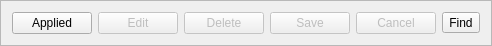
  <widget class="QFrame" name="frame_3">
   <property name="geometry">
    <rect>
     <x>0</x>
     <y>0</y>
     <width>351</width>
     <height>46</height>
    </rect>
   </property>
   <property name="frameShape">
    <enum>QFrame::StyledPanel</enum>
   </property>
   <property name="frameShadow">
    <enum>QFrame::Raised</enum>
   </property>
   <layout class="QHBoxLayout" name="horizontalLayout_6">
    <item>
     <widget class="QPushButton" name="btnApplied">
      <property name="text">
       <string>Applied</string>
      </property>
     </widget>
    </item>
    <item>
     <widget class="QPushButton" name="btnEdit">
      <property name="enabled">
       <bool>false</bool>
      </property>
      <property name="text">
       <string>Edit</string>
      </property>
     </widget>
    </item>
    <item>
     <widget class="QPushButton" name="btnDelete">
      <property name="enabled">
       <bool>false</bool>
      </property>
      <property name="text">
       <string>Delete</string>
      </property>
      <property name="flat">
       <bool>false</bool>
      </property>
     </widget>
    </item>
    <item>
     <widget class="QPushButton" name="btnSave">
      <property name="enabled">
       <bool>false</bool>
      </property>
      <property name="text">
       <string>Save</string>
      </property>
     </widget>
    </item>
    <item>
     <widget class="QPushButton" name="btnCancel">
      <property name="enabled">
       <bool>false</bool>
      </property>
      <property name="text">
       <string>Cancel</string>
      </property>
     </widget>
    </item>
    <item>
     <widget class="QToolButton" name="btnFind">
      <property name="enabled">
       <bool>true</bool>
      </property>
      <property name="text">
       <string>Find</string>
      </property>
     </widget>
    </item>
   </layout>
  </widget>
